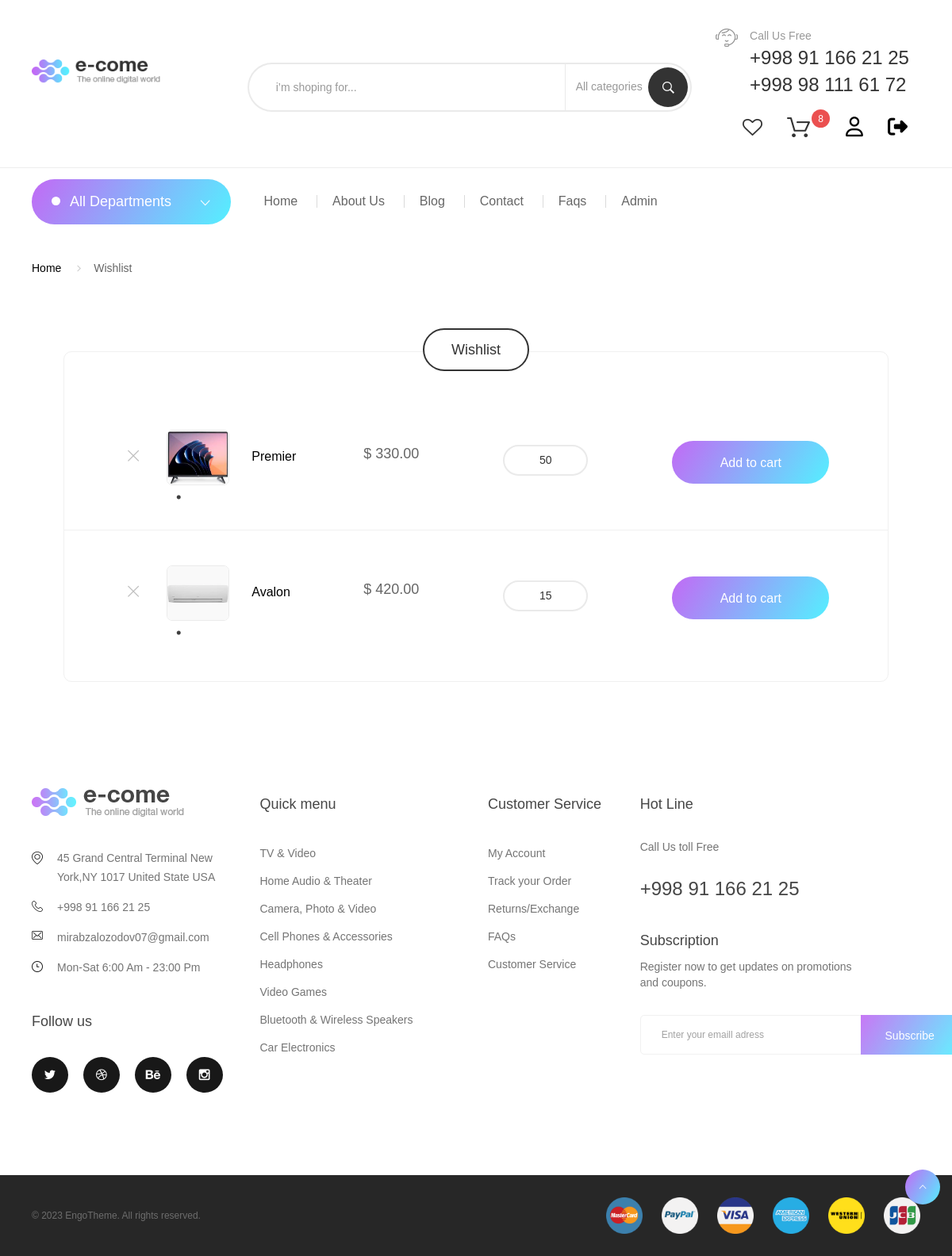
The app's page /product/wishlist/ (signed in) with its own data.
### product/models.py (models this page shows, shortened)
class ProductLikeModel (models.Model):
    id = models.AutoField(name='id', primary_key=True)
    block = models.BooleanField(name='block', default=False)
    created_at = models.DateTimeField(name='created_at', auto_now_add=True)
    by_user = models.ForeignKey('users.CustomUser', name='by_user', on_delete=models.CASCADE)
    product = models.ForeignKey('ProductModel', name='product', on_delete=models.CASCADE)

class ProductImageModel (models.Model):
    id = models.AutoField(name='id', primary_key=True)
    block = models.BooleanField(name='block', default=True)
    image = models.FileField(name='image', upload_to='product/')
    sequence_number = models.IntegerField(name='sequence_number')
    created_at = models.DateTimeField(name='created_at', auto_now_add=True)
    product = models.ForeignKey('ProductModel', name='product', on_delete=models.CASCADE)
    by_user = models.ForeignKey('users.CustomUser', name='by_user', on_delete=models.CASCADE)

class ProductModel (models.Model):
    id = models.AutoField(name='id', primary_key=True)
    title = models.CharField(name='title', max_length=70)
    block = models.BooleanField(name='block', default=True)
    description = models.TextField(name='description', max_length=10000)
    created_at = models.DateTimeField(name='created_at', auto_now_add=True)
    super_product = models.BooleanField(name='super_product', default=False)
    price = models.DecimalField(name='price', max_digits=1000000, decimal_places=2)
    brand = models.ForeignKey('brand.BrandModel', name='brand', on_delete=models.CASCADE)
    sale_price = models.DecimalField(name='sale_price', max_digits=1000000, decimal_places=2)
    by_user = models.ForeignKey('users.CustomUser', name='by_user', on_delete=models.CASCADE)
    category = models.ForeignKey('category.CategoryModel', name='category', on_delete=models.CASCADE)
    width = models.IntegerField(name='width', validators=[MaxValueValidator(1000), MinValueValidator(10)])
    depth = models.IntegerField(name='depth', validators=[MaxValueValidator(1000), MinValueValidator(10)])
    height = models.IntegerField(name='height', validators=[MaxValueValidator(1000), MinValueValidator(10)])
    discount = models.IntegerField(name='discount', validators=[MaxValueValidator(100), MinValueValidator(0)])
    sku = models.IntegerField(name='sku', validators=[MaxValueValidator(13), MinValueValidator(13)], unique=True)
    quantity = models.IntegerField(name='quantity', default=0, validators=[MaxValueValidator(1000), MinValueValidator(0)])

### product/views.py (the view)
# urls.py: path('wishlist/', ProductLikeListView.as_view(), name='product_wishlist'),
class ProductLikeListView (ListView):
    model = ProductLikeModel
    template_name = 'user/wishlist.html'
    success_url = '/product/wishlist/'
    def get (self, request: HttpRequest, *args: Any, **kwargs: Any) -> HttpResponse:
        if request.user.is_authenticated:
            product_likes = ProductLikeModel.objects.filter(by_user=self.request.user).order_by('-created_at')
            product_images = ProductImageModel.objects.filter(block=False)
            return render(request, self.template_name, {'product_likes': product_likes, 'product_images': product_images})
        return redirect('/user/login/')

### config/context-processors.py (called while the page is built)
def context (request):
    product_images = ProductImageModel.objects.filter(block=False)
    basket = BasketModel.objects.filter(is_delete=False).order_by('-created_at')
    all_categories = CategoryModel.objects.filter(block=False).order_by('-created_at')
    total_count = 0
    total_price = 0
    for i in basket:
        total_count = total_count + i.count
        total_price = total_price + i.price
    return {
        'basket': basket,
        'total_count': total_count,
        'total_price': total_price,
        'product_images': product_images,
        'all_categories': all_categories,
        'nav_categories': all_categories[:10],
    }

### templates/user/wishlist.html
{% extends 'user/base.html' %}
{% load static %}
{% block content %}
<div class="wrappage">
    <div class="container container-240">
        <div class="checkout wishlist">
            <ul class="breadcrumb v3">
                <li><a href="{% url 'index' %}">Home</a></li>
                <li class="active">Wishlist</li>
            </ul>
            <div class="shopping-cart v2 bd-7">
                <div class="cmt-title text-center abs">
                    <h1 class="page-title v4">Wishlist</h1>
                </div>
                {% if product_likes|length > 0 %}
                <div class="table-responsive">
                    <table class="table cart-table">
                        <tbody>
                            {% for product_like in product_likes %}
                            <tr class="item_cart">
                                <td class="product-name flex align-center">
                                    <a href="{% url 'product_like_delete' product_like.product.pk %}" class="btn-del"><i class="ion-ios-close-empty"></i></a>
                                    <div class="product-img">
                                        <div class="js-single-post">
                                            {% for product_image in product_images %}
                                            {% if product_like.product == product_image.product %}
                                            {% if product_image.image.url|slice:"-3" != "mp4" %}
                                            <img src="{{product_image.image.url}}" width="100px" height="70px" alt="Futurelife">
                                            {% endif %}
                                            {% endif %}
                                            {% endfor %}
                                        </div>
                                    </div>
                                    <div class="product-info">
                                        <a href="#" title="">{{product_like.product.title}}</a>
                                    </div>
                                </td>
                                <td class="total-price">
                                    <p class="price">$ {{product_like.product.sale_price}}</p>
                                </td>
                                <td class="w-status">
                                    <p>{{product_like.product.quantity}}</p>
                                </td>
                                <td class="w-button">
                                    <a href="#">
                                        <button class="btn-addcart btn-gradient">
                                            Add to cart
                                        </button>
                                    </a>
                                </td>
                            </tr>
                            {% endfor %}
                        </tbody>
                    </table>
                </div>
                {% else %}
                <div class="w-empty">
                    <p>No products were added to the wishlist</p>
                </div>
                {% endif %}
            </div>
        </div>
    </div>
</div>
{% endblock %}

### records on screen
ProductLikeModel: product "Premier", product.sale_price "330.00", product.quantity "50"
ProductImageModel: image (picture)
ProductLikeModel: product "Avalon", product.sale_price "420.00", product.quantity "15"
ProductImageModel: image (picture)

### other values on screen
{{ total_count }} "8"
